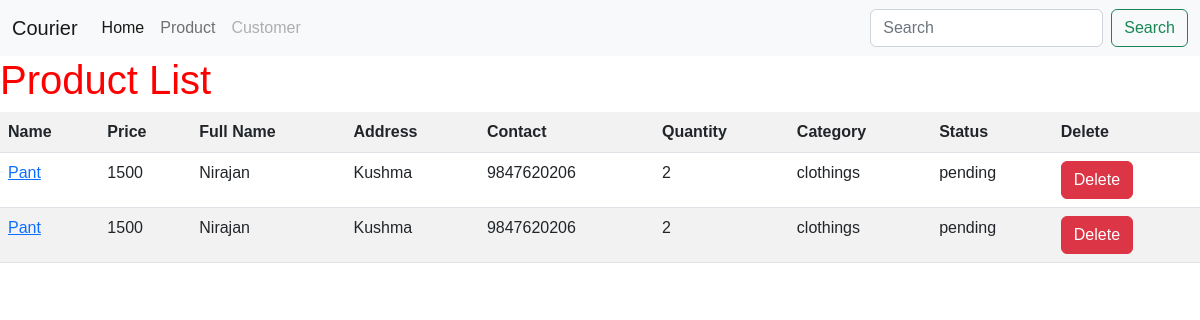
Page /product/product-list/ on the earlier database version.
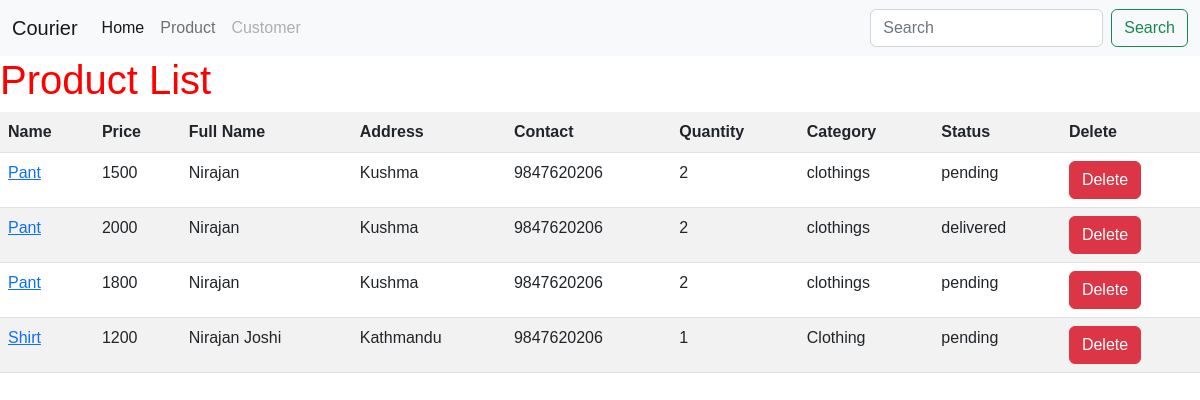
Same page on the later database version.
### product/models.py (models this page shows, shortened)
class Product(models.Model):
    STATUS_CHOICE=(
        ('pending',"PENDING"),
        ('delivered','DELIVERED'),
        ('return','RETURN')
    )
    weight=models.ForeignKey(Weight, on_delete=models.CASCADE)
    name=models.CharField(max_length=255)
    price=models.CharField(max_length=255)
    quantity=models.IntegerField()
    category=models.CharField(max_length=255)
    fullname=models.CharField(max_length=255)
    contact=models.CharField(max_length=255)
    address=models.CharField(max_length=255)
    status=models.CharField(max_length=50, choices=STATUS_CHOICE)
    shipping_address=models.CharField(max_length=255, null=True, blank=True)
    remarks=models.TextField(null=True, blank=True )

### product/views.py (the view)
# urls.py: path('product-list/', product_list, name='product_list'),
def product_list(request):
    products=Product.objects.all()
    context={'products':products}
    return render(request, 'product_list.html', context)

### product/templates/product_list.html
{% extends 'base.html' %}
{% block navbar %}
    {% include 'components/navbar.html' %}
{% endblock navbar %}
{% block content %}
    <h1>Product List</h1>
    <table class="table table-striped">
        <tr>
            <th>Name</th>
            <th>Price</th>
            <th>Full Name</th>
            <th>Address</th>
            <th>Contact</th>
            <th>Quantity</th>
            <th>Category</th>
            <th>Status</th>
            <th>Delete</th>
        </tr>
        {% for product in products %}
        <tr>
            <td><a href="{% url 'product:edit_product' product.id %}">{{product.name}}</a></td>
            <td>{{product.price}}</td>
            <td>{{product.fullname}}</td>
            <td>{{product.address}}</td>
            <td>{{product.contact}}</td>
            <td>{{product.quantity}}</td>
            <td>{{product.category}}</td>
            <td>{{product.status}}</td>
            <td><a href="{% url 'product:delete_product' product.id %}" class="btn btn-danger">Delete</a></td>
        </tr>
        {% endfor %}
    </table>
{% endblock content %}

### templates/base.html (shortened to what this page needs)
{% load static %}
<!DOCTYPE html>
<html lang="en">
    <head>
        <link href="https://cdn.jsdelivr.net/npm/bootstrap@5.2.0-beta1/dist/css/bootstrap.min.css" rel="stylesheet">
        <link type="text/css" rel="stylesheet" href="{% static 'css/style.css' %}">
    </head>
    <body>
        {% block navbar %}
        {% endblock navbar %}
        {% block content %}{% endblock content %}
    </body>
</html>

### templates/components/navbar.html (shortened to what this page needs)
<nav class="navbar navbar-expand-lg navbar-light bg-light">
  <div class="container-fluid">
    <div class="collapse navbar-collapse" id="navbarTogglerDemo01">
      <a class="navbar-brand" href="#">Courier</a>
      <ul class="navbar-nav me-auto mb-2 mb-lg-0">
        <li class="nav-item">
          <a class="nav-link active" aria-current="page" href="{% url 'product:product_list' %}">Home</a>
        </li>
        <li class="nav-item">
          <a class="nav-link" href="{% url 'product:product_form' %}">Product</a>
        </li>
        <li class="nav-item">
          <a class="nav-link disabled" href="#" tabindex="-1" aria-disabled="true">Customer</a>
        </li>
      </ul>
      <form class="d-flex">
        <input class="form-control me-2" type="search" placeholder="Search" aria-label="Search">
        <button class="btn btn-outline-success" type="submit">Search</button>
      </form>
    </div>
  </div>
</nav>

### staticfiles/css/style.css (style rules this page uses)
* { margin: 0; box-sizing: border-box; }
body { font-family: sans-serif; font-size: 16px; }
h1 { color: red; }

Differences in the rows shown:
changed Product: price "1500" → "2000"; status "pending" → "delivered"
added Product: name "Pant", price "1800", fullname "Nirajan", address "Kushma", contact "9847620206", quantity "2", category "clothings", status "pending"
added Product: name "Shirt", price "1200", fullname "Nirajan Joshi", address "Kathmandu", contact "9847620206", quantity "1", category "Clothing", status "pending"
